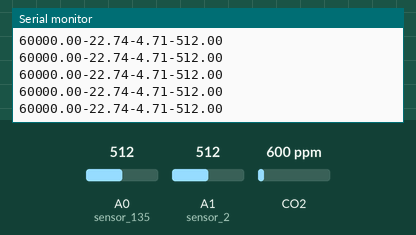
Recording of a sketch running on a simulated Arduino Uno, built with avr-gcc and run on an emulated ATmega328P. Shown: the last lines printed to the serial monitor. The inputs (shaded band) are chosen by the test bench; at power-on: CO2 600 ppm, A0 (sensor_135) = 512, A1 (sensor_2) = 512.

Above: at 1.2 s.
1.3 s: CO2 set to 452 ppm
At 2.2 s:
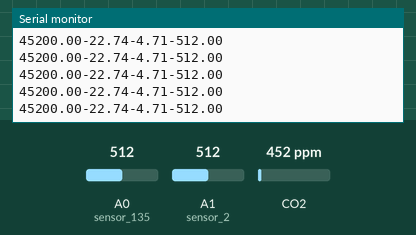
2.8 s: A0 (sensor_135) set to 716
At 3.4 s:
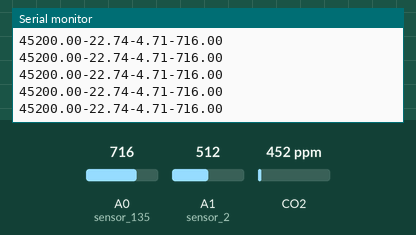
4.3 s: A1 (sensor_2) set to 716
At 4.9 s:
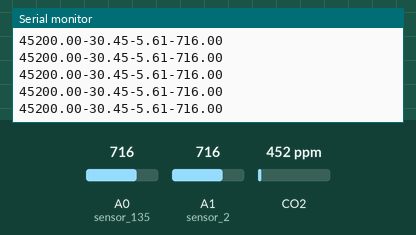
5.8 s: CO2 set to 1050 ppm
At 6.8 s:
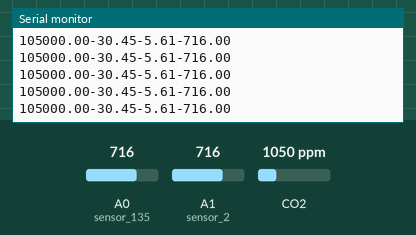
7.3 s: A0 (sensor_135) set to 900
At 7.8 s:
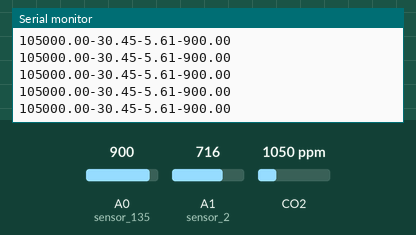
8.8 s: A1 (sensor_2) set to 900
At 9.3 s:
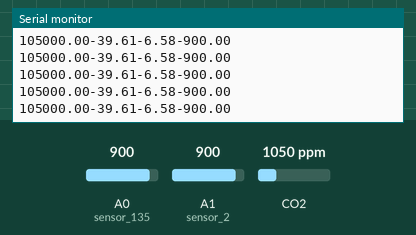
Timing chart, 0 to 11.3 s (numbered marks = the images above; inputs shaded):
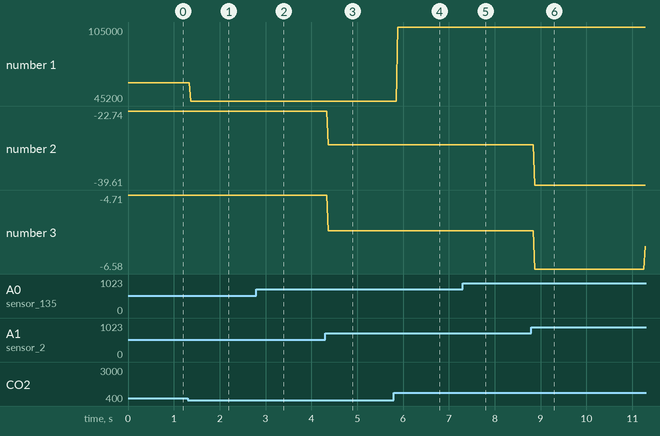

The sketch:

ArduinoCode.ino
```cpp
#include <MQ135.h>

int sensor_135 = A0;
int sensor_2 = A1;

float sensorVolt;
float sensorDat;

float rZero;
float co2_ppm;
float co_ppm;
float ch4_ppm;
float aqi;

MQ135 gasSensor_AQI = MQ135(sensor_135);

void setup() {
  Serial.begin(9600);
}

void loop() {
  sensorDat = analogRead(sensor_2);
  sensorVolt = sensorDat * 3.3 / 4095;

  rZero = gasSensor_AQI.getRZero(); //For Calibration purpose

  co_ppm = 10.938*exp(1.7742*sensorVolt);
  co2_ppm = gasSensor_AQI.getPPM();
  ch4_ppm = 3.027*exp(1.0698*sensorVolt);
  aqi = analogRead(sensor_135);

  Serial.print(co2_ppm * 100);
  Serial.print("-");
  Serial.print(co_ppm);
  Serial.print("-");
  Serial.print(ch4_ppm);
  Serial.print("-");
  Serial.print(aqi);
  Serial.println("");


}
```

Measured:
- after the input at 1.3 s, the serial monitor: prints a new line after 0.07 s (image 1)
- after the input at 2.8 s, the serial monitor: prints a new line after 0.08 s (image 2)
- after the input at 4.3 s, the serial monitor: prints a new line after 0.07 s (image 3)
- after the input at 5.8 s, the serial monitor: prints a new line after 0.08 s (image 4)
- after the input at 7.3 s, the serial monitor: prints a new line after 0.09 s (image 5)
- after the input at 8.8 s, the serial monitor: prints a new line after 0.07 s (image 6)
- plotted number 1: 60000 → 45200 after the input at 1.3 s, 45200 → 105000 after the input at 5.8 s
- plotted number 2: -22.74 → -30.45 after the input at 4.3 s, -30.45 → -39.61 after the input at 8.8 s
